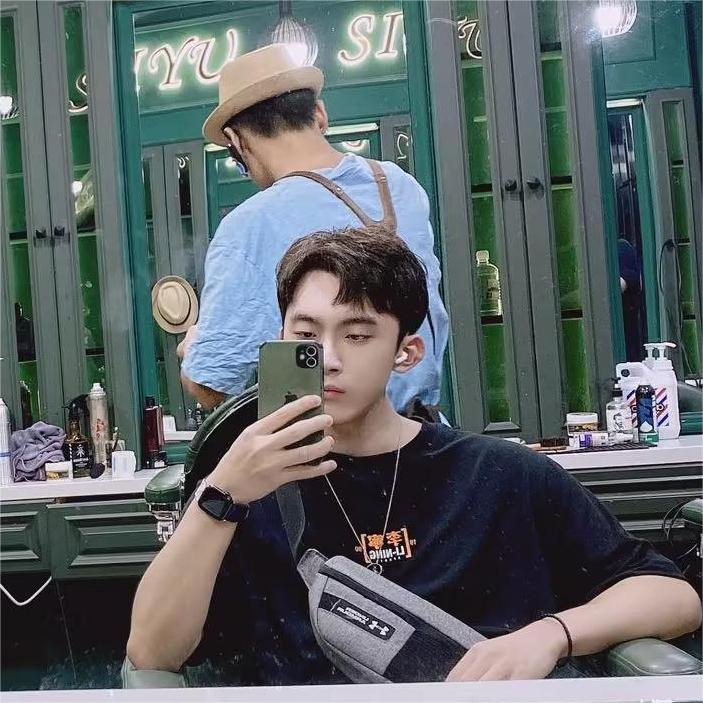
#> input picture 机器学习/实验/22-HITerltr/机器学习实验4-7203610121-刘天瑞/face/1.JPG, 703 x 703 px, found by its file name; its folder holds only this picture in this run
$ python '机器学习实验四-7203610121-刘天瑞.py'
#> lines starting #> are read from the running program, lines starting #| are printed output that depends on the picture
# -*- coding: gbk -*-

import os
import cv2
import numpy as np
import matplotlib.pyplot as plt
from mpl_toolkits.mplot3d import Axes3D


#实验关键参数配置
number = 300#生成的原样本点数量
dimension = 3#原样本点的维度
new_dimension = 1#PCA算法处理后样本点的维度
method = 2#1:用自己生成的数据进行PCA算法处理；2:利用人脸图像数据进行PCA算法处理
face_dimension = 100#人脸图像要降至的维度
filepath = "C:\\face"#人脸数据图像的具体路径
size = (60, 60)#设置裁剪为统一图像尺寸大小


def generate_data(number, dimension):
    "生成数据"
    data = np.zeros((dimension, number))

    if dimension == 2:#二维数据情况下
        mean = [2, -2]
        cov = [[1, 0], [0, 0.01]]
    elif dimension == 3:#三维数据情况下
        mean = [2, 2, 3]
        cov = [[1, 0, 0], [0, 1, 0], [0, 0, 0.01]]

    data = np.random.multivariate_normal(mean, cov, number)#利用多维高斯分布生成样本点
    #print(data.shape)#(100,2)

    return data


def PCA(data, new_dimension):
    "实现PCA算法"
    x_mean = np.sum(data, axis = 0) / number#求取原数据均值
    decentral_data = data - x_mean#将散点数据中心化处理
    cov = decentral_data.T @ decentral_data#计算中心化数据的协方差矩阵
    eigenvalues, eigenvectors = np.linalg.eig(cov)#求取特征值和特征向量，再进行分解
    eigenvectors = np.real(eigenvectors)#取实部值（去虚部处理）
    dimension_order = np.argsort(eigenvalues)#按照从小到大排序来获得特征值的索引
    PCA_vector = eigenvectors[:, dimension_order[:-(new_dimension + 1):-1]]#选取最大的特征值对应的特征向量
    x_pca = decentral_data @ PCA_vector @ PCA_vector.T + x_mean#计算经过PCA算法分析之后的x值

    return PCA_vector, x_mean, x_pca#返回特征向量矩阵，降维前数据均值以及中心化数据


def PCA_show():
    "可视化PCA算法结果"
    data = generate_data(number, dimension)#生成数据
    _, _, x_pca = PCA(data, new_dimension)#执行PCA算法

    #绘制散点图
    if dimension == 2:#原样本点维数为2
        plt.scatter(data.T[0], data.T[1], c='w',
                    edgecolors='#008000', s=20, marker='o', label='original data')#原始图像散点为深绿色
        plt.scatter(x_pca.T[0], x_pca.T[1], c='w',
                    edgecolors='#FFD700', s=20, marker='o', label='PCA data')#PCA后图像散点为金色

    elif dimension == 3:#原样本点维数为3
        fig = plt.figure()
        ax = Axes3D(fig)
        ax.scatter(data.T[0], data.T[1], data.T[2],
                   c='#008000', s=20, label='original data')#原始图像散点为深绿色
        ax.scatter(x_pca.T[0], x_pca.T[1], x_pca.T[2],
                   c='#FFD700', s=20, label='PCA data')#PCA后图像散点为金色

    plt.title("number = %d, dimension = %d, new dimension = %d" % (number, dimension, new_dimension))
    plt.legend()#给出图例标签说明
    plt.show()#展示散点图

    return


def read_face_data():
    "读入人脸数据并且进行展示"
    img_list = os.listdir(filepath)#获取图像文件夹名列表
    data = []
    i = 1#初始化每行的第i个图像

    for img in img_list:
        path = os.path.join(filepath, img)#输入图像
        plt.subplot(3, 3, i)#直接指定划分方式和位置进行绘图，共有3*3张图像
        with open(path) as _:
            img_data = cv2.imread(path)#读取图像
#> img_data is the input picture: shape (703, 703, 3); mean B, G, R 102.8, 101.1, 93.3
            img_data = cv2.resize(img_data, size)#压缩图像至size大小
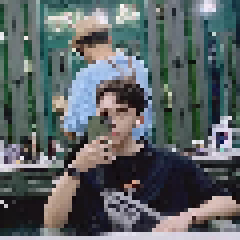
#> img_data: shape (60, 60, 3) (shown 4 times larger); mean B, G, R 102.3, 100.6, 92.7
            img_gray = cv2.cvtColor(img_data, cv2.COLOR_BGR2GRAY)#RGB三通道图像转换为灰度图
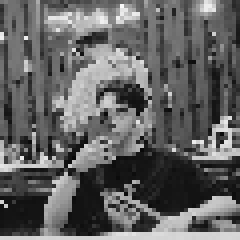
#> img_gray: shape (60, 60) (shown 4 times larger); min 9, max 249, mean 98.4
            plt.imshow(img_gray)#进行图像预览
            h, w = img_gray.shape#设置灰度图的高度和宽度数据
#> h = 60; w = 60
            img_col = img_gray.reshape(h * w)#对(h,w)的图像数据进行拉平
#> img_col = 3600 values, max 249 at index 90, min 9 at index 1706, mean 98.41
            data.append(img_col)
        i += 1#顺次迭代
    plt.show()#图像展示

    return np.array(data)#(9, 1600)


def PSNR(img_1, img_2):
    "计算图像信噪比"
    diff = (img_1 - img_2) ** 2#进行二阶幂运算
    mse = np.sqrt(np.mean(diff))#求取均值的开方

    return 20 * np.log10(255.0 / mse)#PSNR计算公式


def face_show():
    "人脸数据PCA"
    data = read_face_data()
    n, _ = data.shape
#> n = 1
    _, _, x_pca = PCA(data, face_dimension)
#> in PCA, `x_mean = np.sum(data, axis = 0) / number#求取原数据均值`: x_mean = 3600 values, max 0.83 at index 90, min 0.03 at index 1706, mean 0.328
#> in PCA, `cov = decentral_data.T @ decentral_data#计算中心化数据的协方差矩阵`:
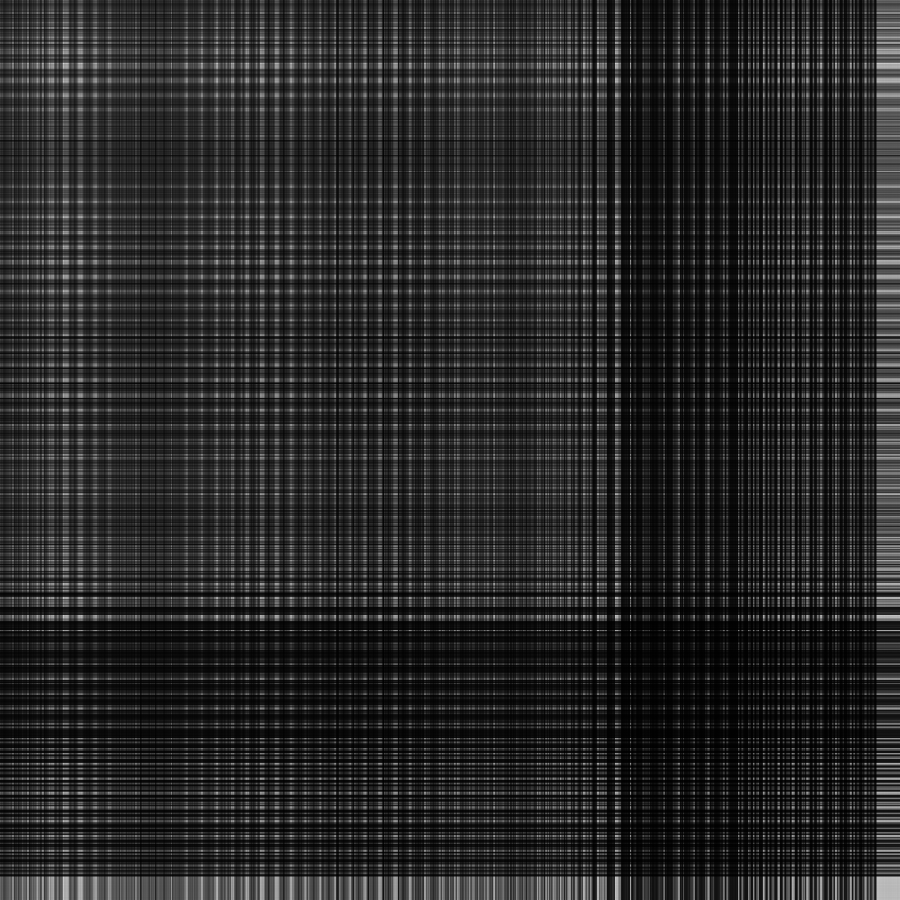
#> cov: shape (3600, 3600) float64 (shown at 1/4 size); min 80.46, max 61588.3, mean 9620.6; drawn with min black and max white
#> in PCA, `eigenvectors = np.real(eigenvectors)#取实部值（去虚部处理）`:
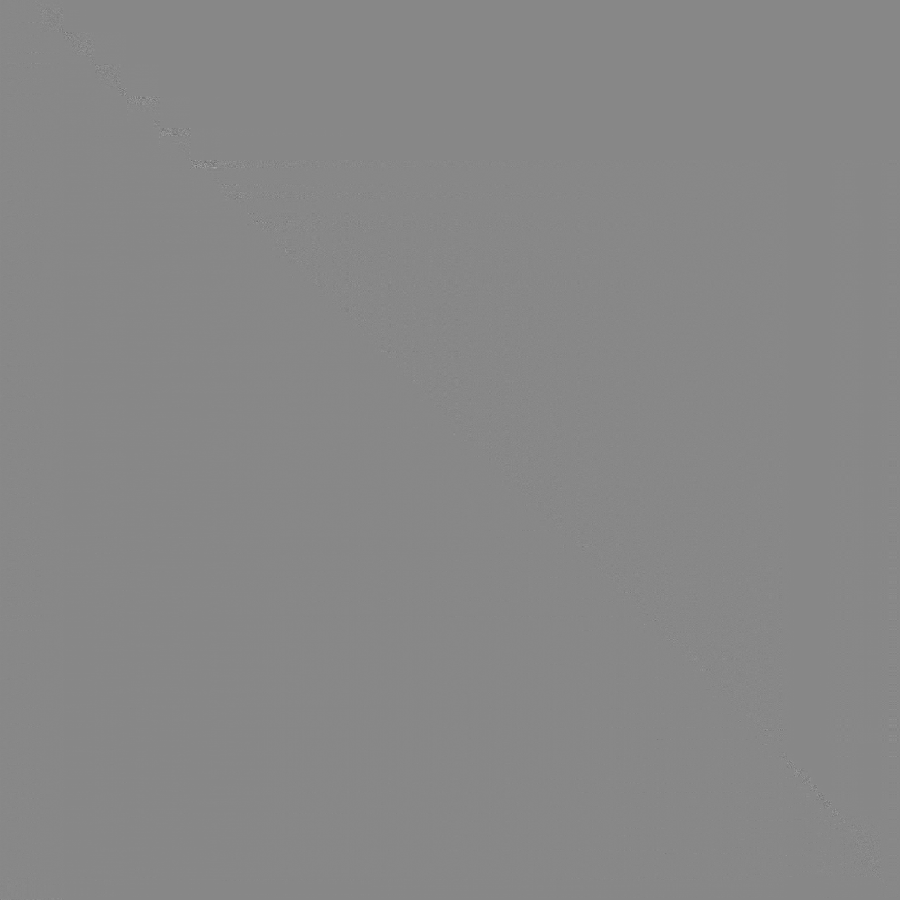
#> eigenvectors: shape (3600, 3600) float64 (shown at 1/4 size); min -0.693, max 0.606, mean 3.87e-07; drawn with min black and max white
#> in PCA, `dimension_order = np.argsort(eigenvalues)#按照从小到大排序来获得特征值的索引`: dimension_order = 3600 values, max 3599 at index 1762, min 0 at index 3599, mean 1799.5
    x_pca = np.real(x_pca)#取实部值（去虚部处理）

    # 绘制PCA算法处理后的图像
    plt.figure()

    for i in range(n):
        plt.subplot(3, 3, i+1)
        plt.imshow(x_pca[i].reshape(size))
    plt.show()
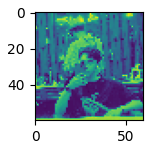
#> figure drawn by matplotlib, 1 panel

    # 计算信噪比
    print("压缩后的维度为：%d，信噪比如下列各行所示：" % face_dimension)

    for i in range(n):
        psnr = PSNR(data[i], x_pca[i])
        print("图%d，信噪比为: %.3f" % (i + 1, psnr))
#> this loop made 1 pass
#> (mse in PSNR, psnr) on pass 1: (1.6e-13, 304)
#| 图1，信噪比为: 304.036

    return


#选择实验方案
if method == 1:
    PCA_show()
elif method == 2:
    face_show()
